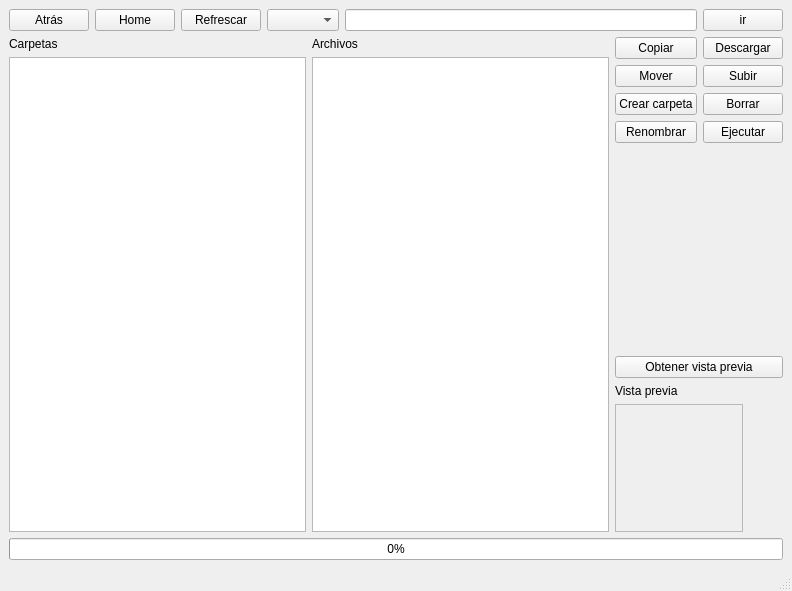
<?xml version="1.0" encoding="UTF-8"?>
<ui version="4.0">
 <class>ventanaArchivos</class>
 <widget class="QMainWindow" name="ventanaArchivos">
  <property name="geometry">
   <rect>
    <x>0</x>
    <y>0</y>
    <width>792</width>
    <height>591</height>
   </rect>
  </property>
  <property name="windowTitle">
   <string>Administrador de archivos</string>
  </property>
  <widget class="QWidget" name="centralwidget">
   <layout class="QVBoxLayout" name="verticalLayout_6">
    <item>
     <layout class="QHBoxLayout" name="horizontalLayout">
      <item>
       <widget class="QPushButton" name="botonAtras">
        <property name="text">
         <string>Atrás</string>
        </property>
       </widget>
      </item>
      <item>
       <widget class="QPushButton" name="botonHome">
        <property name="text">
         <string>Home</string>
        </property>
       </widget>
      </item>
      <item>
       <widget class="QPushButton" name="botonRefresco">
        <property name="text">
         <string>Refrescar</string>
        </property>
       </widget>
      </item>
      <item>
       <widget class="QComboBox" name="comboUnidad"/>
      </item>
      <item>
       <widget class="QLineEdit" name="rutaTexto">
        <property name="text">
         <string/>
        </property>
       </widget>
      </item>
      <item>
       <widget class="QPushButton" name="botonIr">
        <property name="text">
         <string>ir</string>
        </property>
       </widget>
      </item>
     </layout>
    </item>
    <item>
     <layout class="QHBoxLayout" name="horizontalLayout_3">
      <item>
       <layout class="QHBoxLayout" name="horizontalLayout_2">
        <item>
         <layout class="QVBoxLayout" name="verticalLayout_3">
          <item>
           <widget class="QLabel" name="label_2">
            <property name="text">
             <string>Carpetas</string>
            </property>
           </widget>
          </item>
          <item>
           <widget class="QListWidget" name="directoriosLista"/>
          </item>
         </layout>
        </item>
        <item>
         <layout class="QVBoxLayout" name="verticalLayout_4">
          <item>
           <widget class="QLabel" name="label">
            <property name="text">
             <string>Archivos</string>
            </property>
           </widget>
          </item>
          <item>
           <widget class="QListWidget" name="archivosLista"/>
          </item>
         </layout>
        </item>
        <item>
         <layout class="QVBoxLayout" name="verticalLayout_5">
          <item>
           <layout class="QHBoxLayout" name="horizontalLayout_4">
            <property name="sizeConstraint">
             <enum>QLayout::SetMaximumSize</enum>
            </property>
            <item>
             <layout class="QVBoxLayout" name="verticalLayout">
              <item>
               <widget class="QPushButton" name="botonCopiar">
                <property name="text">
                 <string>Copiar</string>
                </property>
               </widget>
              </item>
              <item>
               <widget class="QPushButton" name="botonMover">
                <property name="text">
                 <string>Mover</string>
                </property>
               </widget>
              </item>
              <item>
               <widget class="QPushButton" name="bontonCarpeta">
                <property name="text">
                 <string>Crear carpeta</string>
                </property>
               </widget>
              </item>
              <item>
               <widget class="QPushButton" name="botonRenombrar">
                <property name="text">
                 <string>Renombrar</string>
                </property>
               </widget>
              </item>
             </layout>
            </item>
            <item>
             <layout class="QVBoxLayout" name="verticalLayout_2">
              <item>
               <widget class="QPushButton" name="botonDescargar">
                <property name="text">
                 <string>Descargar</string>
                </property>
               </widget>
              </item>
              <item>
               <widget class="QPushButton" name="botonSubir">
                <property name="text">
                 <string>Subir</string>
                </property>
               </widget>
              </item>
              <item>
               <widget class="QPushButton" name="botonBorrar">
                <property name="text">
                 <string>Borrar</string>
                </property>
               </widget>
              </item>
              <item>
               <widget class="QPushButton" name="botonEjecutar">
                <property name="text">
                 <string>Ejecutar</string>
                </property>
               </widget>
              </item>
             </layout>
            </item>
           </layout>
          </item>
          <item>
           <spacer name="verticalSpacer">
            <property name="orientation">
             <enum>Qt::Vertical</enum>
            </property>
            <property name="sizeHint" stdset="0">
             <size>
              <width>20</width>
              <height>40</height>
             </size>
            </property>
           </spacer>
          </item>
          <item>
           <widget class="QPushButton" name="botonPrevia">
            <property name="text">
             <string>Obtener vista previa</string>
            </property>
           </widget>
          </item>
          <item>
           <widget class="QLabel" name="label_3">
            <property name="sizePolicy">
             <sizepolicy hsizetype="Minimum" vsizetype="Minimum">
              <horstretch>0</horstretch>
              <verstretch>0</verstretch>
             </sizepolicy>
            </property>
            <property name="maximumSize">
             <size>
              <width>100</width>
              <height>20</height>
             </size>
            </property>
            <property name="text">
             <string>Vista previa</string>
            </property>
           </widget>
          </item>
          <item>
           <widget class="QLabel" name="labelMiniatura">
            <property name="sizePolicy">
             <sizepolicy hsizetype="Minimum" vsizetype="Minimum">
              <horstretch>0</horstretch>
              <verstretch>0</verstretch>
             </sizepolicy>
            </property>
            <property name="minimumSize">
             <size>
              <width>128</width>
              <height>128</height>
             </size>
            </property>
            <property name="maximumSize">
             <size>
              <width>128</width>
              <height>128</height>
             </size>
            </property>
            <property name="frameShape">
             <enum>QFrame::StyledPanel</enum>
            </property>
            <property name="lineWidth">
             <number>2</number>
            </property>
            <property name="text">
             <string/>
            </property>
            <property name="margin">
             <number>2</number>
            </property>
           </widget>
          </item>
         </layout>
        </item>
       </layout>
      </item>
     </layout>
    </item>
    <item>
     <widget class="QProgressBar" name="progresoTransferencia">
      <property name="value">
       <number>0</number>
      </property>
     </widget>
    </item>
   </layout>
  </widget>
  <widget class="QMenuBar" name="menubar">
   <property name="geometry">
    <rect>
     <x>0</x>
     <y>0</y>
     <width>792</width>
     <height>21</height>
    </rect>
   </property>
  </widget>
  <widget class="QStatusBar" name="statusbar"/>
 </widget>
 <resources/>
 <connections/>
</ui>
